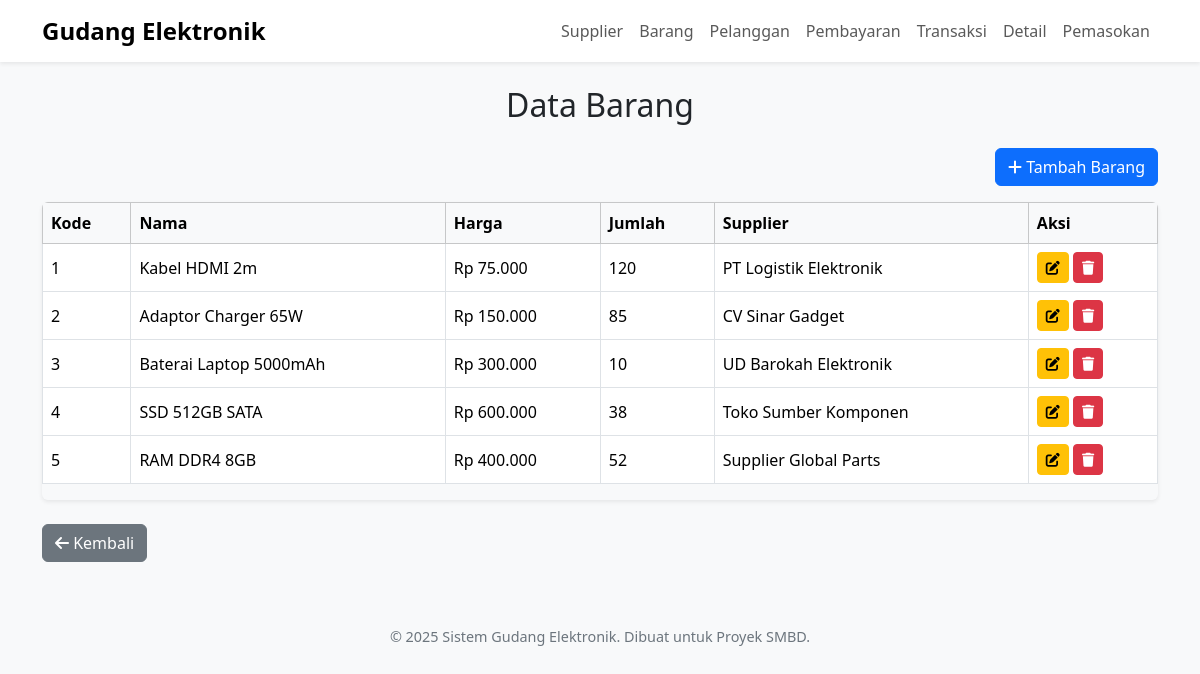
The app's page /Projek_Akhir_SMBD/data_barang.php with its own data.
### tables this page shows
CREATE TABLE barang (
    kode_brg INT PRIMARY KEY AUTO_INCREMENT,
    nama_brg VARCHAR(50) NOT NULL,
    harga_brg DECIMAL(12,2) NOT NULL,  
    jumlah_brg INT NOT NULL,
    id_sup INT,
    stok_minimal INT DEFAULT 5,
    FOREIGN KEY (id_sup) REFERENCES supplier(id_sup) ON DELETE SET NULL
);

CREATE TABLE supplier (
    id_sup INT PRIMARY KEY AUTO_INCREMENT,
    nama_sup VARCHAR(50) NOT NULL,
    telp_sup VARCHAR(20) NOT NULL,
    alamat_sup VARCHAR(100) NOT NULL
);

### Projek_Akhir_SMBD/data_barang.php (the view, shortened to what this page needs)
<?php
include 'koneksi.php';
?>
<!DOCTYPE html>
<html lang="en">
<head>
  <link href="https://cdn.jsdelivr.net/npm/bootstrap@5.3.3/dist/css/bootstrap.min.css" rel="stylesheet" />
  <link href="https://cdnjs.cloudflare.com/ajax/libs/font-awesome/6.5.0/css/all.min.css" rel="stylesheet" />
</head>
<body>
  <nav class="navbar navbar-expand-lg navbar-light bg-white shadow-sm mb-4">
    <div class="container">
      <a class="navbar-brand" href="index.php">Gudang Elektronik</a>
      <div class="collapse navbar-collapse" id="navbarNav">
        <ul class="navbar-nav ms-auto">
          <li class="nav-item"><a class="nav-link" href="supplier.php">Supplier</a></li>
          <li class="nav-item"><a class="nav-link" href="barang.php">Barang</a></li>
          <li class="nav-item"><a class="nav-link" href="pelanggan.php">Pelanggan</a></li>
          <li class="nav-item"><a class="nav-link" href="pembayaran.php">Pembayaran</a></li>
          <li class="nav-item"><a class="nav-link" href="transaksi.php">Transaksi</a></li>
          <li class="nav-item"><a class="nav-link" href="detail.php">Detail</a></li>
          <li class="nav-item"><a class="nav-link" href="pemasokan">Pemasokan</a></li>
        </ul>
      </div>
    </div>
  </nav>
  <div class="container">
    <h2 class="text-center mb-4">Data Barang</h2>
    <div class="row mb-3">
        <div class="col text-end">
            <button class="btn btn-primary" data-bs-toggle="modal" data-bs-target="#tambahModal">
            <i class="fas fa-plus"></i> Tambah Barang
            </button>
        </div>
    </div>
    <div class="table-responsive shadow-sm rounded">
      <table class="table table-bordered align-middle">
        <thead class="table-light">
          <tr>
            <th>Kode</th>
            <th>Nama</th>
            <th>Harga</th>
            <th>Jumlah</th>
            <th>Supplier</th>
            <th>Aksi</th>
          </tr>
        </thead>
        <tbody>
          <?php
          $sql = "SELECT b.kode_brg, b.nama_brg, b.harga_brg, b.jumlah_brg, s.nama_sup
                  FROM barang b LEFT JOIN supplier s ON b.id_sup = s.id_sup";
          $result = $conn->query($sql);
          while($row = $result->fetch_assoc()) {
            echo "<tr>
                    <td>{$row['kode_brg']}</td>
                    <td>{$row['nama_brg']}</td>
                    <td>Rp " . number_format($row['harga_brg'], 0, ',', '.') . "</td>
                    <td>{$row['jumlah_brg']}</td>
                    <td>{$row['nama_sup']}</td>
                    <td>
                      <button class='btn btn-sm btn-warning' data-bs-toggle='modal' data-bs-target='#editModal{$row['kode_brg']}'><i class='fas fa-edit'></i></button>
                      <a href='?hapus={$row['kode_brg']}' onclick='return confirm(\"Hapus barang ini?\")' class='btn btn-sm btn-danger'><i class='fas fa-trash'></i></a>
                    </td>
                  </tr>";
          }
          ?>
        </tbody>
      </table>
    </div>
  </div>
  <div class="container my-4">
    <a href="index.php" class="btn btn-secondary">
        <i class="fas fa-arrow-left"></i> Kembali
    </a>
  </div>
  <footer class="mt-5">
    &copy; 2025 Sistem Gudang Elektronik. Dibuat untuk Proyek SMBD.
  </footer>
</body>
</html>

### Projek_Akhir_SMBD/data_barang.php (style rules this page uses)
body { background-color: #f8f9fa; font-family: 'Segoe UI', Tahoma, Geneva, Verdana, sans-serif; }
.navbar-brand { font-weight: 600; font-size: 1.5rem; }
footer { text-align: center; padding: 1rem; margin-top: 2rem; color: #6c757d; font-size: 0.9rem; }

### records on screen
barang: kode_brg "1", nama_brg "Kabel HDMI 2m", harga_brg "75.000", jumlah_brg "120", id_sup.nama_sup "PT Logistik Elektronik"
barang: kode_brg "2", nama_brg "Adaptor Charger 65W", harga_brg "150.000", jumlah_brg "85", id_sup.nama_sup "CV Sinar Gadget"
barang: kode_brg "3", nama_brg "Baterai Laptop 5000mAh", harga_brg "300.000", jumlah_brg "10", id_sup.nama_sup "UD Barokah Elektronik"
barang: kode_brg "4", nama_brg "SSD 512GB SATA", harga_brg "600.000", jumlah_brg "38", id_sup.nama_sup "Toko Sumber Komponen"
barang: kode_brg "5", nama_brg "RAM DDR4 8GB", harga_brg "400.000", jumlah_brg "52", id_sup.nama_sup "Supplier Global Parts"
